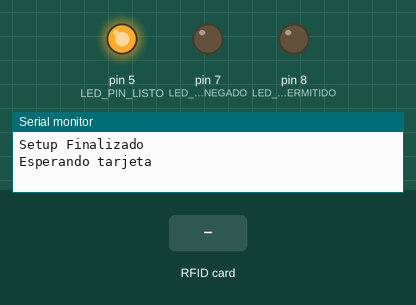
Recording of a sketch running on a simulated Arduino Uno, built with avr-gcc and run on an emulated ATmega328P. Shown: output pins drawn as LEDs (lit = HIGH), the last lines printed to the serial monitor. Dashed ring = blinking. The test bench sets the inputs (shaded band). No radio packets arrive unless stated; pins used as bus, display or sensor lines are not drawn.

Above: at 2.2 s.
2.3 s: RFID card 5E 7A 19 C4 held to the reader
At 4.2 s:
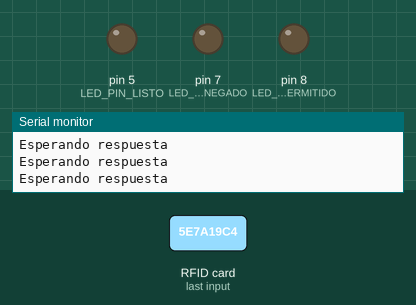
At 5.44 s:
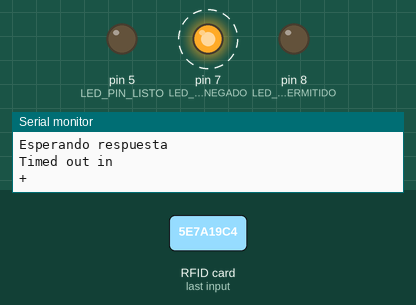
Timing chart, 0 to 9.0 s (numbered marks = the images above; inputs shaded):
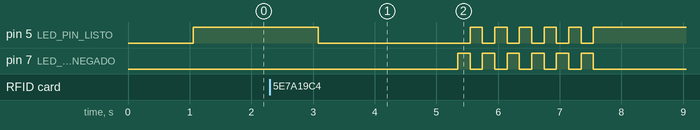

The sketch:

NodoPuertaEstable.ino
```cpp
#include <SPI.h>
#include "RF24.h"
#include <MFRC522.h>
/*************/
/* Constantes */

#define SERIAL_BITRATE 115200

/* RFID */
#define RFID_PIN_RESET 6
#define RFID_PIN_SPI 3
/* LUD LED DE PRUEBA*/
#define LED_PIN_DENEGADO 7
#define LED_PIN_PERMITIDO 8
#define LED_PIN_LISTO 5

/* RF radio */
#define RF_PIN_CE 9
#define RF_PIN_CS 10
#define RF_CHANNEL 108 // Por encima de la mayoría de canales WiFi
//#define RF_READ_PIPE_NUMBER 1 // http://maniacalbits.blogspot.com/2013/04/rf24-addressing-nrf24l01-radios-require.html
/* Inicializaciones de clase */

/**
 * Muestra la array de bytes
 * @param buffer: El la array de bytes
 * @param bufferSize: El tamaño de la array de bytes
 * **/
void mostrarByteArray(byte* buffer, byte bufferSize) {
    for (byte i = 0; i < bufferSize; i++) {
        Serial.print(buffer[i] < 0x10 ? " 0" : " ");
        Serial.print(buffer[i], HEX);
    }
    Serial.println("");
}

MFRC522 mfrc522 (RFID_PIN_SPI, RFID_PIN_RESET);
MFRC522::MIFARE_Key clave = {keyByte: {0xFF, 0xFF, 0xFF, 0xFF, 0xFF, 0xFF}};
RF24 radio (RF_PIN_CE, RF_PIN_CS);

uint8_t direcciones_pipes[][6] = {"2mas", "2nod"};

/*
 * Definicion de pipes
 * **/


const int TriggerPin = 4;      //Trig pin
const int EchoPin = 3;         //Echo pin
bool WaitingResponse = false;
void setup()
{
  pinMode(LED_PIN_LISTO, OUTPUT);
  pinMode(LED_PIN_PERMITIDO, OUTPUT);
  pinMode(LED_PIN_DENEGADO, OUTPUT);

  pinMode(TriggerPin, OUTPUT); // Trigger is an output pin
  pinMode(EchoPin, INPUT);     // Echo is an inpu
    Serial.begin(SERIAL_BITRATE);
    SPI.begin();
    mfrc522.PCD_Init();
    delay(1000);
    radio.begin();
    radio.setChannel(RF_CHANNEL);
    radio.setPALevel(RF24_PA_MAX); // 0dBm
    radio.setDataRate( RF24_250KBPS ) ;
    radio.openReadingPipe(1, direcciones_pipes[1]);
//    radio.startListening();
    radio.openWritingPipe(direcciones_pipes[0]);

    Serial.println("Setup Finalizado");
}

/** Prubeas **/


const byte numSlaves = 1;

int sendVal[2] = {0,0}; // this is just a dummy so I can send something
byte ackMessg; // values from the hand-helds

unsigned long currentMillis;
unsigned long startMillis;
unsigned long txIntervalMillis =2100;  //1000;

bool newData = false;
bool dataReceived[1];
bool respondido = true;
bool EsperandoNewAuth = false;

void loop()
{

  if (newData == true) {
      Serial.print("El acceso es: ");
      Serial.print(dataReceived[0]);
      if (dataReceived[0] == 1) {
        digitalWrite(LED_PIN_PERMITIDO, HIGH);
        digitalWrite(LED_PIN_DENEGADO, LOW);
        delay(4000);
        digitalWrite(LED_PIN_PERMITIDO, LOW);
        digitalWrite(LED_PIN_DENEGADO, LOW);
      } else {
        digitalWrite(LED_PIN_PERMITIDO, LOW);
        digitalWrite(LED_PIN_DENEGADO, HIGH);
        delay(4000);
        digitalWrite(LED_PIN_PERMITIDO, LOW);
        digitalWrite(LED_PIN_DENEGADO, LOW);
      }
      newData=false;
      EsperandoNewAuth = false;
  }

  if (!EsperandoNewAuth) {
    digitalWrite(LED_PIN_LISTO, HIGH);

    if (!mfrc522.PICC_IsNewCardPresent()) {
        Serial.println("Esperando tarjeta");
        delay(2000);
        return;
    }

    // Si hay una tarjeta cerca, que la eleccione
    // En caso contrario que no continúe
    if (!mfrc522.PICC_ReadCardSerial()) {
        Serial.println("Esperando tarjeta");
        delay(2000);
        return;
    }
    digitalWrite(LED_PIN_LISTO, LOW);
    digitalWrite(LED_PIN_PERMITIDO, LOW);
    digitalWrite(LED_PIN_DENEGADO, LOW);
    EsperandoNewAuth = true;
    procesar();
  }
  startMillis = millis();
  while (EsperandoNewAuth == true && newData == false) {

    esperar_respuesta();
    currentMillis = millis();
    delay(150);
    if (currentMillis - startMillis >= txIntervalMillis) {
      Serial.println("Timed out in");
      blink_timeout();
      Serial.println("Timed out out");
      EsperandoNewAuth = false;
    }
  }


}

  // Mostrar información de la tarjeta por el monitor, serie


void blink_timeout() {
    for (int i = 0; i <= 5; i++) {
      Serial.println("+");
      digitalWrite(LED_PIN_DENEGADO, HIGH);
      digitalWrite(LED_PIN_LISTO, LOW);
      delay(200);
      Serial.println("-");
      digitalWrite(LED_PIN_DENEGADO, LOW);
      digitalWrite(LED_PIN_LISTO, HIGH);
      delay(200);

    }
}

void procesar(){
    char rslt;
    rslt = radio.write(&mfrc522.uid.uidByte, mfrc522.uid.size);
          Serial.print("Data Sent: ");
    Serial.print(F("UID de la tarjeta:"));
    mostrarByteArray(mfrc522.uid.uidByte, mfrc522.uid.size);  // Motrar el UID
}
void esperar_respuesta(){
    Serial.println("Esperando respuesta");

    radio.startListening();

    if ( radio.available() ) {
        radio.read( &dataReceived, sizeof(dataReceived) );
        newData = true;


        radio.stopListening();
    }
}
```

Measured:
- after the input at 2.3 s, pin 5 (LED_PIN_LISTO): HIGH → LOW after 0.78 s, then repeats every 0.40 s: HIGH 0.20 s, LOW 0.20 s, until it stays HIGH from 7.5 s; pin 7 (LED_PIN_DENEGADO): alternates HIGH for 0.20 s and LOW for 0.20 s, 12 changes in all, then stays LOW, starting after 3.0 s
